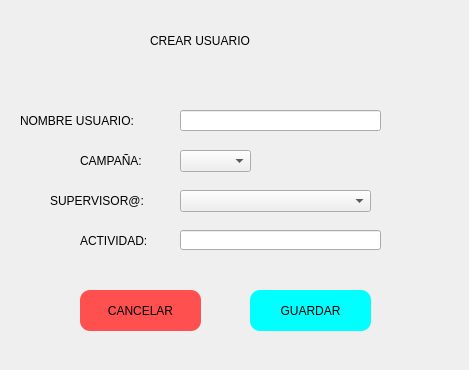
<?xml version="1.0" encoding="UTF-8"?>
<ui version="4.0">
 <class>Form</class>
 <widget class="QWidget" name="Form">
  <property name="geometry">
   <rect>
    <x>0</x>
    <y>0</y>
    <width>469</width>
    <height>370</height>
   </rect>
  </property>
  <property name="windowTitle">
   <string>Form</string>
  </property>
  <property name="styleSheet">
   <string notr="true">QPushButton {background-color: rgb(0, 255, 255);
font: 14pt &quot;Arial&quot;;
border-radius: 10px;
border-width: 2px;
hover: rgb(212, 255, 252)
}

QPushButton:hover {
background-color: rgb(100, 255, 255);
}

QPushButton:pressed {
background-color: rgb(27, 198, 186)
}

QLabel{
font: 12pt &quot;Arial&quot;;
}

#cancelCreate {background-color: rgb(255, 80, 80);
font: 14pt &quot;Arial&quot;;
border-radius: 10px;
border-width: 2px;
hover: rgb(212, 255, 252)
}

#cancelCreate:hover {
background-color: rgb(255, 136, 136);
}

#cancelCreate:pressed {
background-color: rgb(186, 3, 3)
}

#welcome_label_analista_calidad{
font: 18pt &quot;Arial&quot;;
}
</string>
  </property>
  <widget class="QLabel" name="createUserLabel">
   <property name="geometry">
    <rect>
     <x>150</x>
     <y>20</y>
     <width>171</width>
     <height>41</height>
    </rect>
   </property>
   <property name="styleSheet">
    <string notr="true">font: 87 14pt &quot;Arial&quot;;</string>
   </property>
   <property name="text">
    <string>CREAR USUARIO</string>
   </property>
  </widget>
  <widget class="QLabel" name="usernameLabel">
   <property name="geometry">
    <rect>
     <x>20</x>
     <y>110</y>
     <width>151</width>
     <height>21</height>
    </rect>
   </property>
   <property name="text">
    <string>NOMBRE USUARIO:</string>
   </property>
  </widget>
  <widget class="QLabel" name="campainLabel">
   <property name="geometry">
    <rect>
     <x>80</x>
     <y>150</y>
     <width>91</width>
     <height>21</height>
    </rect>
   </property>
   <property name="text">
    <string>CAMPAÑA:</string>
   </property>
  </widget>
  <widget class="QLabel" name="superLabel">
   <property name="geometry">
    <rect>
     <x>50</x>
     <y>190</y>
     <width>121</width>
     <height>21</height>
    </rect>
   </property>
   <property name="text">
    <string>SUPERVISOR@:</string>
   </property>
  </widget>
  <widget class="QLabel" name="activityLabel">
   <property name="geometry">
    <rect>
     <x>80</x>
     <y>230</y>
     <width>91</width>
     <height>21</height>
    </rect>
   </property>
   <property name="text">
    <string>ACTIVIDAD:</string>
   </property>
  </widget>
  <widget class="QPushButton" name="saveUser">
   <property name="geometry">
    <rect>
     <x>250</x>
     <y>290</y>
     <width>121</width>
     <height>41</height>
    </rect>
   </property>
   <property name="text">
    <string>GUARDAR</string>
   </property>
  </widget>
  <widget class="QPushButton" name="cancelCreate">
   <property name="geometry">
    <rect>
     <x>80</x>
     <y>290</y>
     <width>121</width>
     <height>41</height>
    </rect>
   </property>
   <property name="text">
    <string>CANCELAR</string>
   </property>
  </widget>
  <widget class="QLineEdit" name="userName">
   <property name="geometry">
    <rect>
     <x>180</x>
     <y>110</y>
     <width>201</width>
     <height>21</height>
    </rect>
   </property>
  </widget>
  <widget class="QComboBox" name="campain">
   <property name="geometry">
    <rect>
     <x>180</x>
     <y>150</y>
     <width>71</width>
     <height>22</height>
    </rect>
   </property>
  </widget>
  <widget class="QComboBox" name="supervisor">
   <property name="geometry">
    <rect>
     <x>180</x>
     <y>190</y>
     <width>191</width>
     <height>22</height>
    </rect>
   </property>
  </widget>
  <widget class="QLineEdit" name="activity">
   <property name="geometry">
    <rect>
     <x>180</x>
     <y>230</y>
     <width>201</width>
     <height>20</height>
    </rect>
   </property>
  </widget>
 </widget>
 <resources/>
 <connections/>
</ui>
